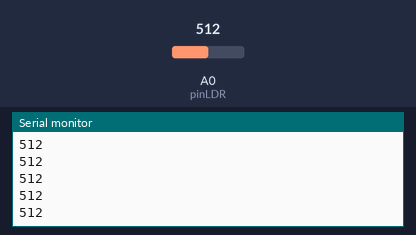
The sketch below on a simulated Arduino Uno, built with avr-gcc and run on an emulated ATmega328P. Parts: the last lines printed to the serial monitor. The test bench sets the inputs (shaded band); at power-on: A0 (pinLDR) = 512.

Above: at 1.2 s.
1.3 s: A0 (pinLDR) set to 716
At 1.35 s:
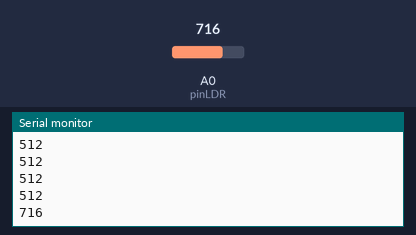
2.8 s: A0 (pinLDR) set to 900
At 2.83 s:
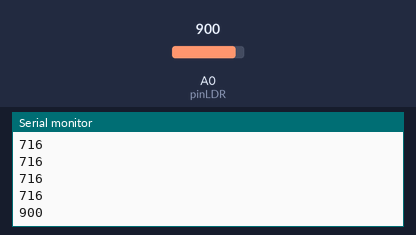
Timing chart, 0 to 5.8 s (numbered marks = the images above; inputs shaded):
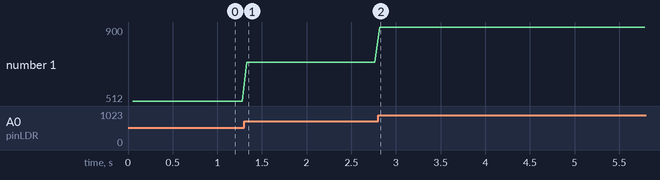

The sketch:

LDR_ligando_LED.ino
```cpp
#define pinLDR A0

unsigned long delayEnvio;

void setup()
{
  Serial.begin(9600);
}

void loop()
{
  if((millis() - delayEnvio) > 50)
  {
    Serial.println(analogRead(pinLDR));
    delayEnvio = millis();
  }
}
```

Measured:
- after the input at 1.3 s, the serial monitor: prints a new line at once (image 1)
- after the input at 2.8 s, the serial monitor: prints a new line at once (image 2)
- plotted number 1: 512 → 716 after the input at 1.3 s, 716 → 900 after the input at 2.8 s
